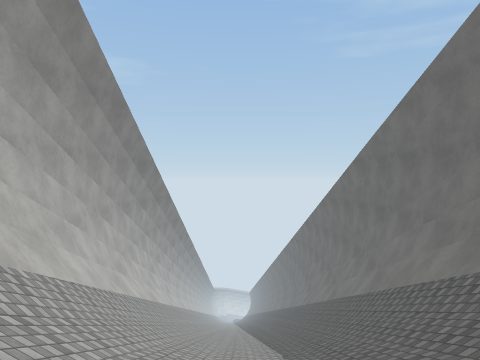
view 1 (above)

14 first-person views from a walk through a 3-D level made in the Unity game engine. The camera is 1.3 m above the floor, looks level and sees 70° across. The floor is counted in squares, 2 m on a side. Each view is taken from the middle of a square. On the plan, view 1 faces up. The plan holds only what a view shows up to about 10 squares ahead; the rest is blank. The place goes on beyond the plan. The player is left out. Surface patterns are stand-ins for the level's own textures.

view 2
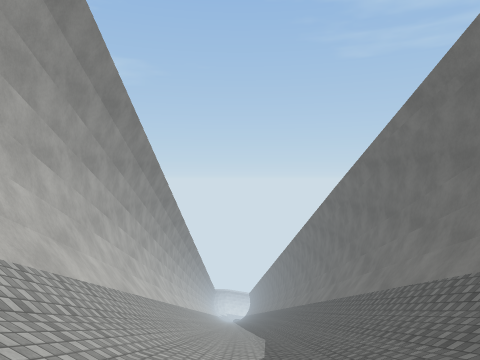

view 3
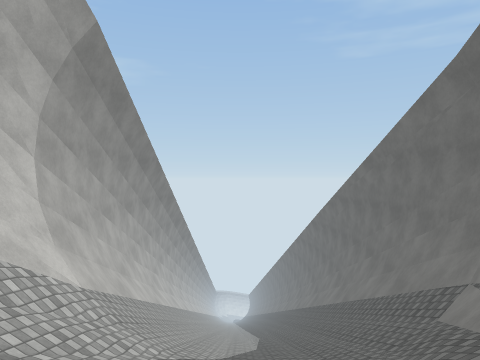

view 4
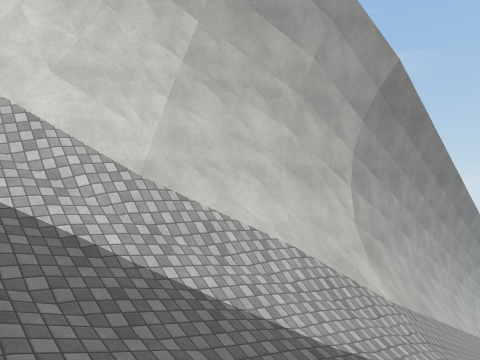

view 5
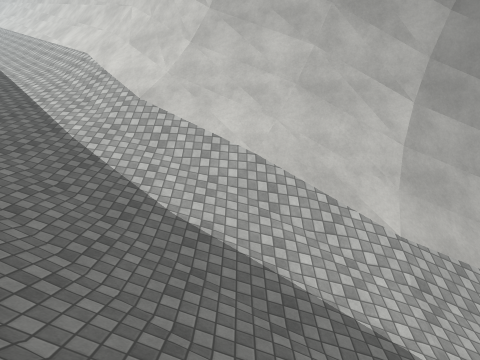

view 6
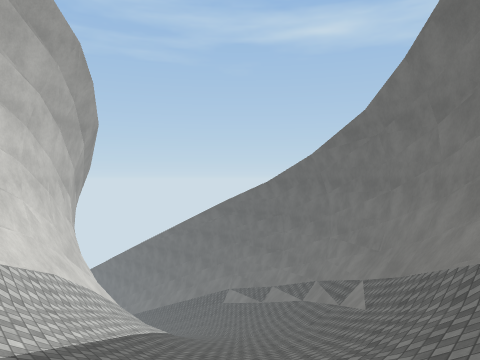

view 7
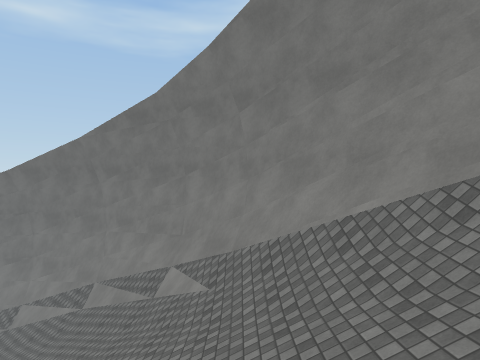

view 8
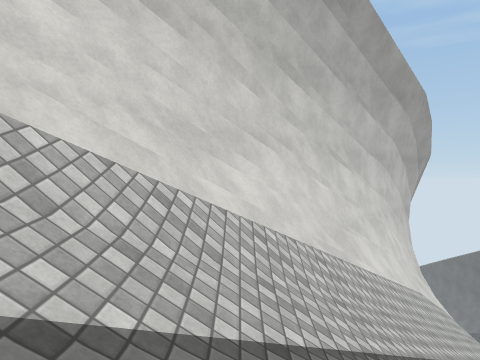

view 9
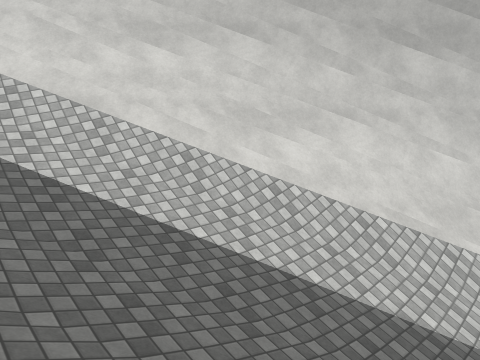

view 10
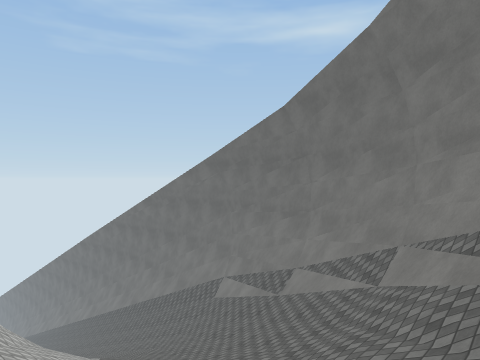

view 11
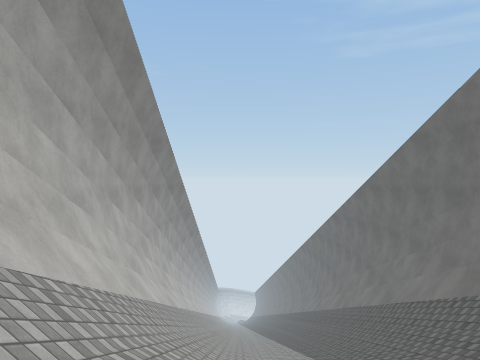

view 12
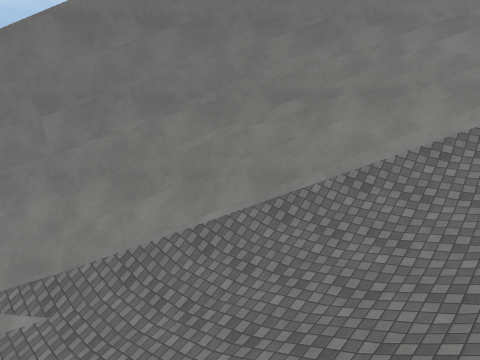

view 13
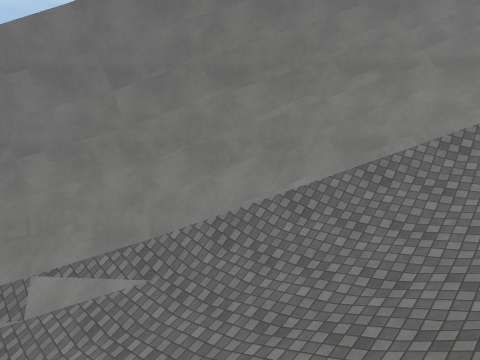

view 14
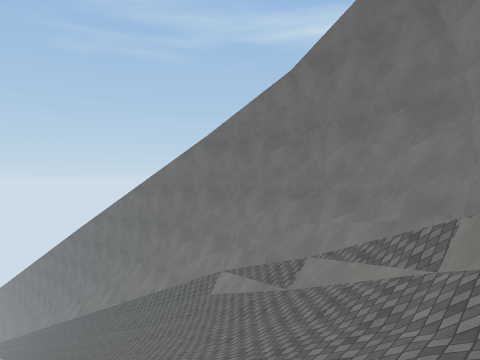

### Floor plan
Key: @ floor where view 1 was taken; # wall or solid block; / step, stairs or slope; = window, fence, low wall or low ledge.
Columns run from 14 left of view 1 to 4 right of it. Each row starts with its distance up from view 1.
 11            #/////##
 10            #/////##
  9            #//////#
  8            #//////#
  7            #//////#
  6            #//////#
  5            #//////#
  4            #//////#
  3            #//////#
  2            #//////#
  1            #//////#
  0            #//@///#
 -1            #//////#
 -2            #/////##
 -3           ##/////#
 -4           #//////#
 -5          ##/////=#
 -6         ##//////##
 -7        ##///////##
 -8       ##///////##
 -9      ##///////##
-10     ##///////=##
-11    ##///////###
-12   ##////////##
-13  ##////////##
-14 ##////////##
-15     // //##

Where each view was taken, in squares from view 1:
view 1: 0 up, 0 right, facing up
view 2: 4 down, 0 right, facing up
view 3: 7 down, 0 right, facing up
view 4: 8 down, 0 right, facing up-left
view 5: 4 down, 2 right, facing left
view 6: 14 down, 8 left, facing up-right
view 7: 12 down, 8 left, facing right
view 8: 15 down, 10 left, facing up
view 9: 15 down, 7 left, facing up-left
view 10: 10 down, 4 left, facing up-right
view 11: 2 up, 1 left, facing up
view 12: 10 down, 8 left, facing down-right
view 13: 9 down, 7 left, facing down-right
view 14: 9 down, 3 left, facing up-right
